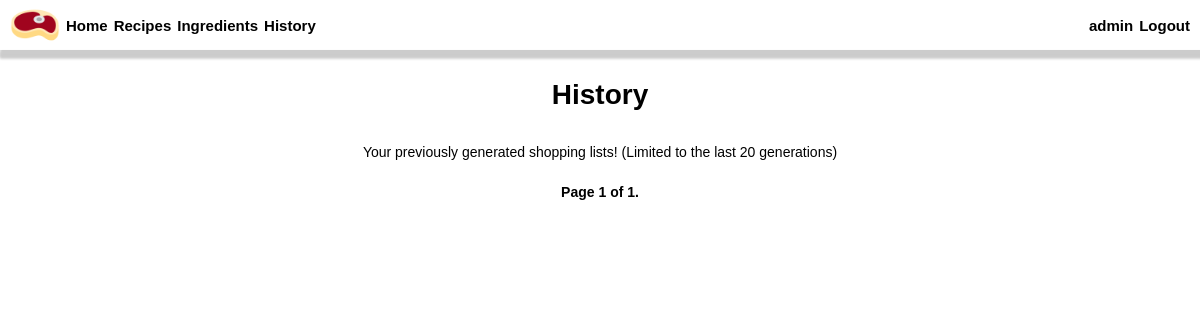
The page /history (signed in) on the database as committed earlier.
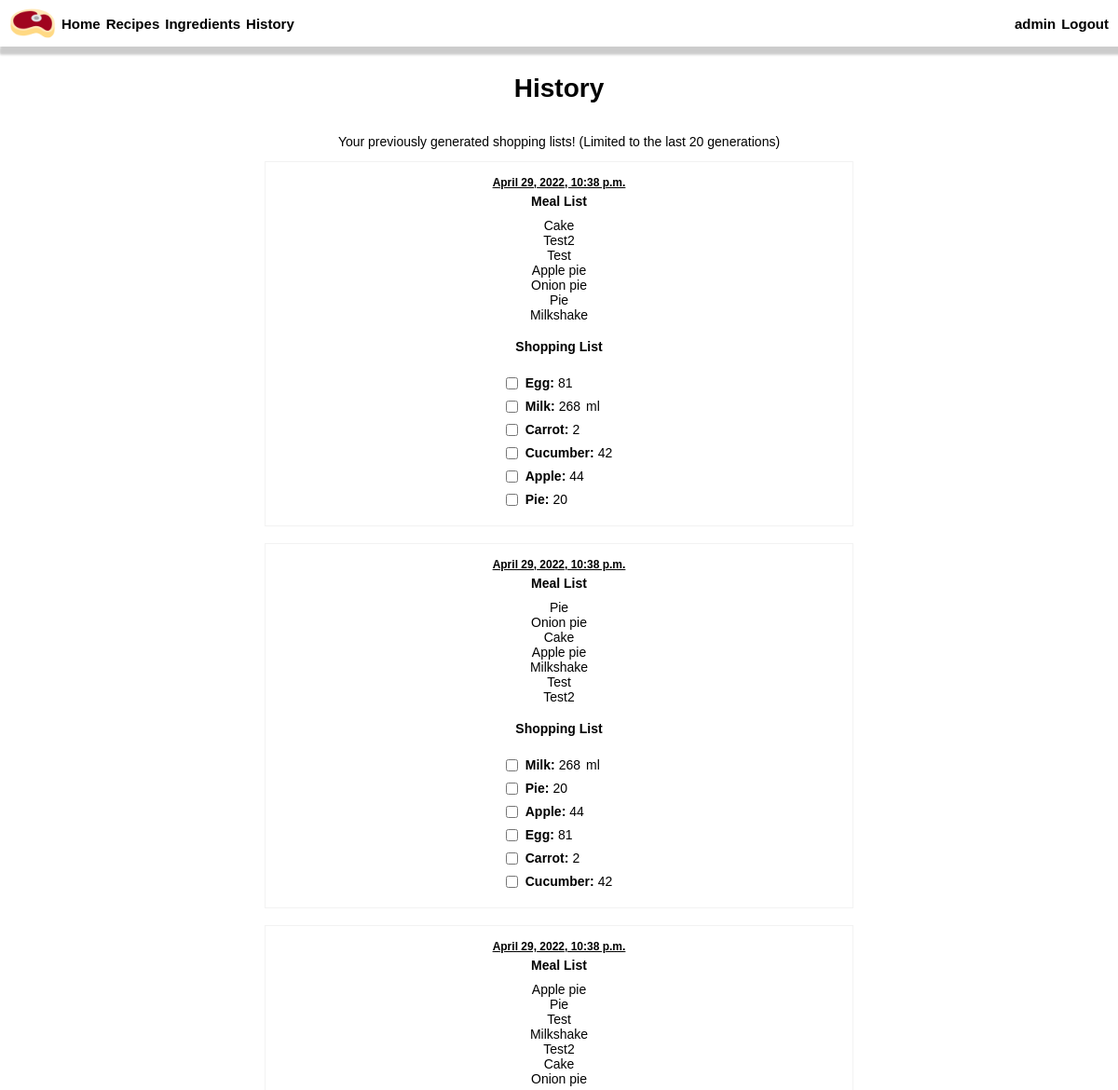
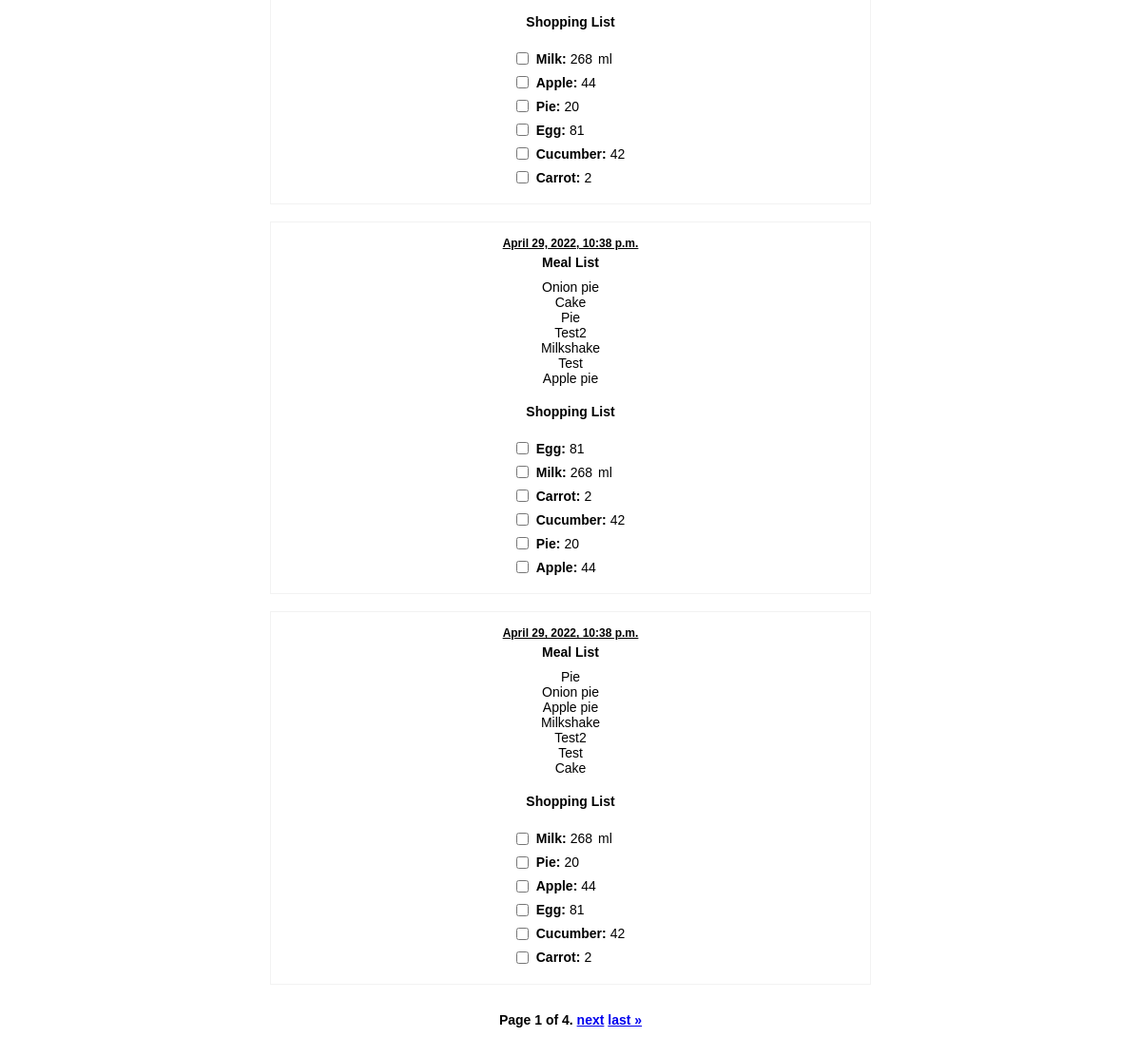
The same page on the database as committed later (2 pictures, top to bottom).
### meals/models.py (models this page shows, shortened)
class History(models.Model):
    meals = models.JSONField()
    shopping_list = models.JSONField()
    date_generated = models.DateTimeField(auto_now_add=True)
    generated_by = models.ForeignKey("User", on_delete=models.CASCADE, related_name="history")

### meals/views.py (the view)
# urls.py: path("history", views.history, name="history"),
@login_required
def history(request):
    if request.method == "POST":
        data = json.loads(request.body)
        meals = data.get("meals")
        shoppinglist = data.get("shoppinglist")
        history = History(meals=meals, shopping_list=shoppinglist, generated_by=request.user)
        history.save()
        return JsonResponse({"message": "Shopping List generated and added to history!"}, status=200)
    else:
        history = History.objects.order_by("-date_generated").filter(generated_by=request.user)[:20]
        pages = Paginator(history, 5)
        page_number = request.GET.get('page')
        page_obj = pages.get_page(page_number)
        return render(request, "meals/history.html", {
            "page_obj": page_obj,
        })

### meals/templates/meals/history.html (shortened to what this page needs)
{% extends "meals/layout.html" %}
{% load static %}
{% block body %}
<div class="content">
    <h1>History</h1>
    <p>Your previously generated shopping lists! (Limited to the last 20 generations)</p>
    <div class="history flex-center">
        {% for x in page_obj %}
        <div class="generated flex-center" id="1">
            <div id="dateGenerated"><u><b>{{ x.date_generated }}</b></u></div>
            <div id="mealListtitle"><h4>Meal List</h4></div>
            <div id="mealList">
                {% for meal in x.meals %}
                <div class="mealName">{{ meal }} </div>
                {% endfor %}
            </div>
            <div><h4>Shopping List</h4></div>
            <div id="shoppingList">
                {% for item in x.shopping_list %}
                <div class="ingredient">
                    <div><input type="checkbox"></div>
                    <div class="ingredientName">{{ item.name }}:</div>
                    <div class="ingredientQuantity">{{ item.quantity }}</div>
                    <div class=ingredientUnit></div>{{ item.unit }}</div>
                {% endfor %}
            </div>
        </div>
        {% endfor %}
    </div>
</div>
<div class="pagination">
    <span class="step-links">
        <span class="current">
            Page {{ page_obj.number }} of {{ page_obj.paginator.num_pages }}.
        </span>
        {% if page_obj.has_next %}
            <a href="?page={{ page_obj.next_page_number }}">next</a>
            <a href="?page={{ page_obj.paginator.num_pages }}">last &raquo;</a>
        {% endif %}
    </span>
</div>
{% endblock %}

Rows that differ between the two databases and show on the page:
added History: date_generated "April 29, 2022, 10:38 p.m.", meals "Cake" "Test2" "Test" "Apple pie" "Onion pie" "Pie" "Milkshake", name "Egg" "Milk" "Carrot" "Cucumber" "Apple" "Pie", quantity "81" "268" "2" "42" "44" "20", unit "ml"
added History: date_generated "April 29, 2022, 10:38 p.m.", meals "Pie" "Onion pie" "Cake" "Apple pie" "Milkshake" "Test" "Test2", name "Milk" "Pie" "Apple" "Egg" "Carrot" "Cucumber", quantity "268" "20" "44" "81" "2" "42", unit "ml"
added History: date_generated "April 29, 2022, 10:38 p.m.", meals "Apple pie" "Pie" "Test" "Milkshake" "Test2" "Cake" "Onion pie", name "Milk" "Apple" "Pie" "Egg" "Cucumber" "Carrot", quantity "268" "44" "20" "81" "42" "2", unit "ml"
added History: date_generated "April 29, 2022, 10:38 p.m.", meals "Onion pie" "Cake" "Pie" "Test2" "Milkshake" "Test" "Apple pie", name "Egg" "Milk" "Carrot" "Cucumber" "Pie" "Apple", quantity "81" "268" "2" "42" "20" "44", unit "ml"
added History: date_generated "April 29, 2022, 10:38 p.m.", meals "Pie" "Onion pie" "Apple pie" "Milkshake" "Test2" "Test" "Cake", name "Milk" "Pie" "Apple" "Egg" "Cucumber" "Carrot", quantity "268" "20" "44" "81" "42" "2", unit "ml"
Other text that changed with them:
{{ page_obj.paginator.num_pages }}: "1" → "4"
text now shown: "next last »"
